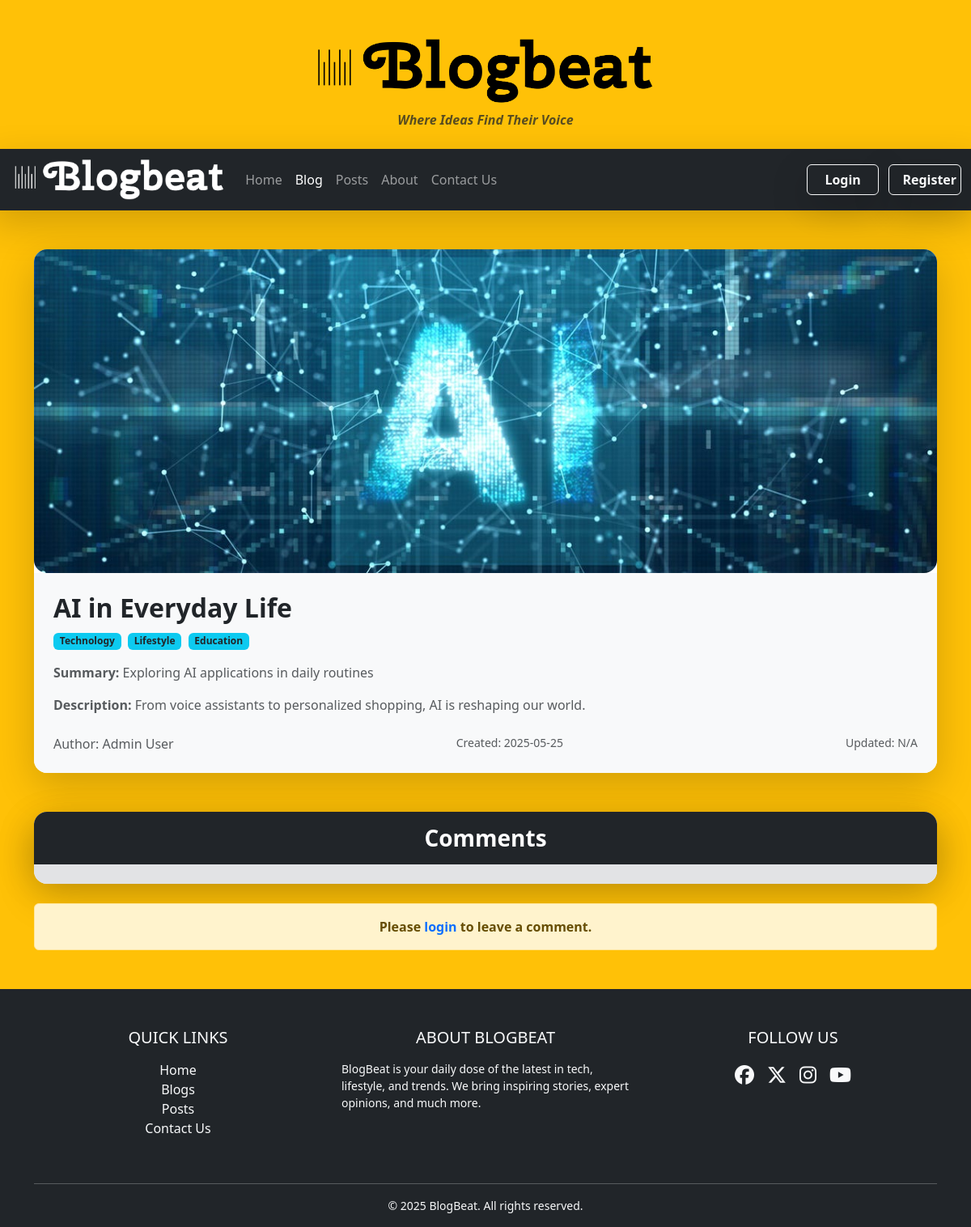
/view_post.php?post_id=34, run on the app's committed database.
### tables this page shows
CREATE TABLE `post` (
  `post_id` int(11) NOT NULL AUTO_INCREMENT,
  `blog_id` int(11) DEFAULT NULL,
  `post_title` varchar(200) NOT NULL,
  `post_summary` text NOT NULL,
  `post_description` longtext NOT NULL,
  `featured_image` text DEFAULT NULL,
  `post_status` enum('Active','InActive') DEFAULT NULL,
  `is_comment_allowed` tinyint(1) NOT NULL DEFAULT 1,
  `created_at` timestamp NOT NULL DEFAULT current_timestamp() ON UPDATE current_timestamp(),
  `updated_at` timestamp NULL DEFAULT NULL,
  PRIMARY KEY (`post_id`),
  KEY `blog_id` (`blog_id`),
  CONSTRAINT `post_ibfk_1` FOREIGN KEY (`blog_id`) REFERENCES `blog` (`blog_id`) ON DELETE CASCADE ON UPDATE CASCADE
);

CREATE TABLE `category` (
  `category_id` int(11) NOT NULL AUTO_INCREMENT,
  `category_title` varchar(100) DEFAULT NULL,
  `category_description` text DEFAULT NULL,
  `category_status` enum('Active','InActive') DEFAULT NULL,
  `created_at` timestamp NOT NULL DEFAULT current_timestamp() ON UPDATE current_timestamp(),
  `updated_at` timestamp NULL DEFAULT NULL,
  PRIMARY KEY (`category_id`)
);

CREATE TABLE `user` (
  `user_id` int(11) NOT NULL AUTO_INCREMENT,
  `role_id` int(11) DEFAULT NULL,
  `first_name` varchar(50) NOT NULL,
  `last_name` varchar(50) NOT NULL,
  `email` varchar(50) DEFAULT NULL,
  `password` text NOT NULL,
  `gender` enum('Male','Female') DEFAULT NULL,
  `date_of_birth` date DEFAULT NULL,
  `user_image` text DEFAULT NULL,
  `address` text DEFAULT NULL,
  `is_approved` enum('Pending','Approved','Rejected') DEFAULT 'Pending',
  `is_active` enum('Active','InActive') DEFAULT NULL,
  `created_at` timestamp NOT NULL DEFAULT current_timestamp() ON UPDATE current_timestamp(),
  `updated_at` timestamp NULL DEFAULT NULL,
  PRIMARY KEY (`user_id`),
  KEY `role_id` (`role_id`),
  CONSTRAINT `user_ibfk_1` FOREIGN KEY (`role_id`) REFERENCES `role` (`role_id`) ON DELETE CASCADE ON UPDATE CASCADE
);

### require/database_settings.php (called while the page is built)
<?php
    $host_name = "localhost";
    $user_name = "root";
    $password = "";
    $database_name = "23598_AHSAN_ALI_online_blogging_application";
?>

### require/database.php (called while the page is built, shortened)
<?php
require_once("database_settings.php");
class Database {
    protected $connection;
    public function __construct($host_name, $user_name, $password, $database) {
        $this->host_name = $host_name;
        $this->user_name = $user_name;
        $this->password = $password;
        $this->database = $database;
        $this->connection = mysqli_connect($this->host_name, $this->user_name, $this->password, $this->database);
    }
    public function execute_query($query) {
        $this->query = $query;
        $this->result = mysqli_query($this->connection, $this->query) or die(mysqli_error($this->connection));
        return $this->result;
    }
    public function fetch_all($query) {
        $result = $this->execute_query($query);
        return mysqli_fetch_all($result, MYSQLI_ASSOC);
    }
    public function fetch_one($query) {
        $result = $this->execute_query($query);
        return mysqli_fetch_assoc($result);
    }
}
	$db = new Database($host_name, $user_name, $password, $database_name);
?>

### view_post.php (the view, shortened to what this page needs)
<?php
    include('require/database.php');
    include('require/general.php');
    $post_id = isset($_GET['post_id']) ? intval($_GET['post_id']) : 0;
    $post = $db->fetch_one("
        SELECT p.*, b.blog_title, u.first_name, u.last_name
        FROM post p
        JOIN blog b ON p.blog_id = b.blog_id
        JOIN user u ON b.user_id = u.user_id
        WHERE p.post_id = $post_id AND p.post_status = 'Active'
    ");
  $categories = $db->fetch_all("
      SELECT c.category_title
      FROM post_category pc
      JOIN category c ON pc.category_id = c.category_id
      WHERE pc.post_id = $post_id
  ");
  if (isset($_SESSION['user'])) {
      General::site_navbar(true, $_SESSION['user']['first_name'], $_SESSION['user']['last_name'], $_SESSION['user']['user_image'], "posts");
  } else {
      General::site_navbar(false, null, null, null, "blogs");
  }
?>
<section class="container my-5">
  <div class="card shadow-lg rounded-4 overflow-hidden border-0">
    <?php if($post['featured_image'] != null) { ?>
        <img src="images/posts/<?= htmlspecialchars($post['featured_image']) ?: 'blog.jpg' ?>" class="card-img object-fit-cover rounded-bottom-4" alt="Post Cover" style="height: 400px; width:auto">
     <?php } ?>
    <div class="card-body bg-light p-4">
      <h2 class="card-title fw-bold text-dark"><?= htmlspecialchars($post['post_title']) ?></h2>
      <div class="mb-3">
        <?php foreach ($categories as $cat){ ?>
          <span class="badge bg-info text-dark me-1"><?= htmlspecialchars($cat['category_title']) ?></span>
        <?php }?>
      </div>
      <p class="card-text text-muted"><strong>Summary:</strong> <?= htmlspecialchars($post['post_summary']) ?></p>
      <p class="card-text text-muted"><strong>Description:</strong> <?= htmlspecialchars($post['post_description']) ?></p>
      <div class="d-flex justify-content-between mt-4">
        <span class="text-muted">Author: <?= htmlspecialchars($post['first_name'] . ' ' . $post['last_name']) ?></span>
        <small class="text-muted">Created: <?= date("Y-m-d", strtotime($post['created_at'])) ?></small>
        <small class="text-muted">Updated: <?= $post['updated_at'] ? date("Y-m-d", strtotime($post['updated_at'])) : 'N/A' ?></small>
      </div>
    </div>
  </div>
</section>
      <?php if($post['is_comment_allowed'] == 1){ ?>
        <section class="container my-5">
          <div class="card shadow-lg border-0 rounded-4">
            <div class="card-body bg-dark text-white rounded-top-4 shadow-lg">
              <h3 class="text-center mb-0 fw-bold">Comments</h3>
            </div>
            <div class="px-4 pt-4 pb-0 bg-secondary-subtle text-dark rounded-bottom-4" id="comment_body" style="max-height: 500px; overflow-y: auto;">
            </div>
          </div>
              <?php if (isset($_SESSION['user'])){ ?>
                <div class="my-4 bg-secondary-subtle p-4 rounded-4 shadow-sm mt-4">
                  <h5 class="fw-bold">Leave a Comment</h5>
                    <div class="mb-3">
                      <textarea name="comment" id="comment" class="form-control" rows="4" placeholder="Write your comment..." required></textarea>
                    </div>
                    <button name="action" value="add_comment" class="btn btn-dark fw-bold" onclick="add_comment(<?= $post_id ?>)">Submit</button>
                </div>
              <?php }else{ ?>
                <div class="alert alert-warning text-center fw-bold mt-4">
                  Please <a href="login.php" class="text-decoration-none">login</a> to leave a comment.
                </div>
              <?php } ?>
        </section>
      <?php }else{ ?>
        <div class="container alert alert-warning text-center fw-bold rounded-4 mt-4">
          Comments are disabled for this post.
        </div>
      <?php } ?>

### data on the page
post: featured_image (picture), post_title "AI in Everyday Life", post_summary "Exploring AI applications in daily routines", post_description "From voice assistants to personalized shopping, AI is reshaping our world.", user.first_name+last_name "Admin User", created_at "2025-05-25"
category: category_title "Technology"
category: category_title "Lifestyle"
category: category_title "Education"
